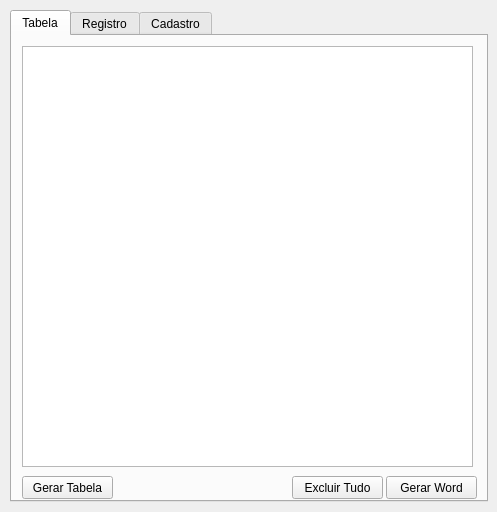
<?xml version="1.0" encoding="UTF-8"?>
<ui version="4.0">
 <class>MainWindow</class>
 <widget class="QMainWindow" name="MainWindow">
  <property name="windowModality">
   <enum>Qt::ApplicationModal</enum>
  </property>
  <property name="geometry">
   <rect>
    <x>0</x>
    <y>0</y>
    <width>497</width>
    <height>512</height>
   </rect>
  </property>
  <property name="sizePolicy">
   <sizepolicy hsizetype="Fixed" vsizetype="Fixed">
    <horstretch>0</horstretch>
    <verstretch>0</verstretch>
   </sizepolicy>
  </property>
  <property name="minimumSize">
   <size>
    <width>497</width>
    <height>512</height>
   </size>
  </property>
  <property name="maximumSize">
   <size>
    <width>497</width>
    <height>512</height>
   </size>
  </property>
  <property name="windowTitle">
   <string>Colaboradores</string>
  </property>
  <property name="layoutDirection">
   <enum>Qt::LeftToRight</enum>
  </property>
  <property name="autoFillBackground">
   <bool>true</bool>
  </property>
  <widget class="QWidget" name="centralwidget">
   <widget class="QTabWidget" name="tabWidget">
    <property name="geometry">
     <rect>
      <x>10</x>
      <y>10</y>
      <width>478</width>
      <height>492</height>
     </rect>
    </property>
    <property name="sizePolicy">
     <sizepolicy hsizetype="Expanding" vsizetype="Expanding">
      <horstretch>0</horstretch>
      <verstretch>0</verstretch>
     </sizepolicy>
    </property>
    <property name="minimumSize">
     <size>
      <width>451</width>
      <height>492</height>
     </size>
    </property>
    <property name="maximumSize">
     <size>
      <width>553</width>
      <height>490</height>
     </size>
    </property>
    <property name="font">
     <font>
      <stylestrategy>PreferDefault</stylestrategy>
     </font>
    </property>
    <property name="currentIndex">
     <number>0</number>
    </property>
    <widget class="QWidget" name="tab_tabela">
     <attribute name="title">
      <string>Tabela</string>
     </attribute>
     <widget class="QTableWidget" name="tableWidget">
      <property name="geometry">
       <rect>
        <x>10</x>
        <y>10</y>
        <width>451</width>
        <height>421</height>
       </rect>
      </property>
     </widget>
     <widget class="QPushButton" name="btn_gerar">
      <property name="geometry">
       <rect>
        <x>374</x>
        <y>440</y>
        <width>91</width>
        <height>23</height>
       </rect>
      </property>
      <property name="text">
       <string>Gerar Word</string>
      </property>
     </widget>
     <widget class="QPushButton" name="btn_excluirTabela">
      <property name="geometry">
       <rect>
        <x>280</x>
        <y>440</y>
        <width>91</width>
        <height>23</height>
       </rect>
      </property>
      <property name="text">
       <string>Excluir Tudo</string>
      </property>
     </widget>
     <widget class="QPushButton" name="btn_GerarTabela">
      <property name="geometry">
       <rect>
        <x>10</x>
        <y>440</y>
        <width>91</width>
        <height>23</height>
       </rect>
      </property>
      <property name="text">
       <string>Gerar Tabela</string>
      </property>
     </widget>
    </widget>
    <widget class="QWidget" name="tab_registro">
     <attribute name="title">
      <string>Registro</string>
     </attribute>
     <widget class="QGroupBox" name="groupBox">
      <property name="geometry">
       <rect>
        <x>0</x>
        <y>340</y>
        <width>301</width>
        <height>71</height>
       </rect>
      </property>
      <property name="title">
       <string> Tabelas</string>
      </property>
      <widget class="QLineEdit" name="edt_diaria">
       <property name="enabled">
        <bool>false</bool>
       </property>
       <property name="geometry">
        <rect>
         <x>10</x>
         <y>40</y>
         <width>61</width>
         <height>20</height>
        </rect>
       </property>
      </widget>
      <widget class="QLabel" name="label_12">
       <property name="geometry">
        <rect>
         <x>220</x>
         <y>20</y>
         <width>51</width>
         <height>16</height>
        </rect>
       </property>
       <property name="text">
        <string> V.REF.</string>
       </property>
      </widget>
      <widget class="QLabel" name="label_13">
       <property name="geometry">
        <rect>
         <x>150</x>
         <y>20</y>
         <width>61</width>
         <height>16</height>
        </rect>
       </property>
       <property name="text">
        <string> V.TRANSP.</string>
       </property>
      </widget>
      <widget class="QLabel" name="label_14">
       <property name="geometry">
        <rect>
         <x>10</x>
         <y>20</y>
         <width>51</width>
         <height>16</height>
        </rect>
       </property>
       <property name="text">
        <string> DIARIA</string>
       </property>
      </widget>
      <widget class="QLineEdit" name="edt_hextra">
       <property name="enabled">
        <bool>false</bool>
       </property>
       <property name="geometry">
        <rect>
         <x>80</x>
         <y>40</y>
         <width>61</width>
         <height>20</height>
        </rect>
       </property>
      </widget>
      <widget class="QLineEdit" name="edt_vtransp">
       <property name="enabled">
        <bool>false</bool>
       </property>
       <property name="geometry">
        <rect>
         <x>150</x>
         <y>40</y>
         <width>61</width>
         <height>20</height>
        </rect>
       </property>
      </widget>
      <widget class="QLabel" name="label_15">
       <property name="geometry">
        <rect>
         <x>80</x>
         <y>20</y>
         <width>51</width>
         <height>16</height>
        </rect>
       </property>
       <property name="text">
        <string> H.EXTRAS</string>
       </property>
      </widget>
      <widget class="QLineEdit" name="edt_vref">
       <property name="enabled">
        <bool>false</bool>
       </property>
       <property name="geometry">
        <rect>
         <x>220</x>
         <y>40</y>
         <width>61</width>
         <height>20</height>
        </rect>
       </property>
      </widget>
     </widget>
     <widget class="QGroupBox" name="groupBox_4">
      <property name="geometry">
       <rect>
        <x>310</x>
        <y>320</y>
        <width>151</width>
        <height>101</height>
       </rect>
      </property>
      <property name="title">
       <string>Calcular</string>
      </property>
      <widget class="QLineEdit" name="edt_total">
       <property name="enabled">
        <bool>false</bool>
       </property>
       <property name="geometry">
        <rect>
         <x>80</x>
         <y>70</y>
         <width>61</width>
         <height>20</height>
        </rect>
       </property>
      </widget>
      <widget class="QLabel" name="label_11">
       <property name="geometry">
        <rect>
         <x>80</x>
         <y>50</y>
         <width>61</width>
         <height>16</height>
        </rect>
       </property>
       <property name="text">
        <string> TOTAL</string>
       </property>
      </widget>
      <widget class="QLineEdit" name="edt_subtotal">
       <property name="enabled">
        <bool>false</bool>
       </property>
       <property name="geometry">
        <rect>
         <x>10</x>
         <y>70</y>
         <width>61</width>
         <height>20</height>
        </rect>
       </property>
      </widget>
      <widget class="QLabel" name="label_10">
       <property name="geometry">
        <rect>
         <x>10</x>
         <y>50</y>
         <width>61</width>
         <height>16</height>
        </rect>
       </property>
       <property name="text">
        <string> SUBTOTAL</string>
       </property>
      </widget>
      <widget class="QPushButton" name="btn_calcular">
       <property name="geometry">
        <rect>
         <x>40</x>
         <y>20</y>
         <width>75</width>
         <height>23</height>
        </rect>
       </property>
       <property name="text">
        <string>Calcular</string>
       </property>
      </widget>
     </widget>
     <widget class="QLineEdit" name="edt_id">
      <property name="enabled">
       <bool>false</bool>
      </property>
      <property name="geometry">
       <rect>
        <x>400</x>
        <y>30</y>
        <width>61</width>
        <height>20</height>
       </rect>
      </property>
     </widget>
     <widget class="QPushButton" name="btn_salvarRegistro">
      <property name="geometry">
       <rect>
        <x>390</x>
        <y>430</y>
        <width>75</width>
        <height>23</height>
       </rect>
      </property>
      <property name="text">
       <string>Salvar</string>
      </property>
     </widget>
     <widget class="QDateEdit" name="datafinal">
      <property name="geometry">
       <rect>
        <x>130</x>
        <y>30</y>
        <width>91</width>
        <height>22</height>
       </rect>
      </property>
      <property name="inputMethodHints">
       <set>Qt::ImhNone</set>
      </property>
      <property name="showGroupSeparator" stdset="0">
       <bool>true</bool>
      </property>
      <property name="dateTime">
       <datetime>
        <hour>9</hour>
        <minute>0</minute>
        <second>0</second>
        <year>2023</year>
        <month>1</month>
        <day>1</day>
       </datetime>
      </property>
      <property name="minimumDateTime">
       <datetime>
        <hour>3</hour>
        <minute>0</minute>
        <second>0</second>
        <year>1900</year>
        <month>9</month>
        <day>14</day>
       </datetime>
      </property>
      <property name="currentSection">
       <enum>QDateTimeEdit::MonthSection</enum>
      </property>
      <property name="calendarPopup">
       <bool>true</bool>
      </property>
      <property name="timeSpec">
       <enum>Qt::LocalTime</enum>
      </property>
     </widget>
     <widget class="QGroupBox" name="groupBox_2">
      <property name="geometry">
       <rect>
        <x>10</x>
        <y>240</y>
        <width>171</width>
        <height>71</height>
       </rect>
      </property>
      <property name="title">
       <string>-</string>
      </property>
      <widget class="QLineEdit" name="edt_vale">
       <property name="geometry">
        <rect>
         <x>80</x>
         <y>40</y>
         <width>61</width>
         <height>20</height>
        </rect>
       </property>
      </widget>
      <widget class="QLabel" name="label_8">
       <property name="geometry">
        <rect>
         <x>10</x>
         <y>20</y>
         <width>51</width>
         <height>16</height>
        </rect>
       </property>
       <property name="text">
        <string> AD VALE</string>
       </property>
      </widget>
      <widget class="QLabel" name="label_9">
       <property name="geometry">
        <rect>
         <x>80</x>
         <y>20</y>
         <width>61</width>
         <height>16</height>
        </rect>
       </property>
       <property name="text">
        <string> VALE</string>
       </property>
      </widget>
      <widget class="QLineEdit" name="edt_advale">
       <property name="geometry">
        <rect>
         <x>10</x>
         <y>40</y>
         <width>61</width>
         <height>20</height>
        </rect>
       </property>
      </widget>
     </widget>
     <widget class="QDateEdit" name="datainicial">
      <property name="geometry">
       <rect>
        <x>10</x>
        <y>30</y>
        <width>91</width>
        <height>22</height>
       </rect>
      </property>
      <property name="minimumSize">
       <size>
        <width>81</width>
        <height>22</height>
       </size>
      </property>
      <property name="dateTime">
       <datetime>
        <hour>12</hour>
        <minute>0</minute>
        <second>0</second>
        <year>2023</year>
        <month>1</month>
        <day>1</day>
       </datetime>
      </property>
      <property name="minimumDateTime">
       <datetime>
        <hour>3</hour>
        <minute>0</minute>
        <second>0</second>
        <year>1900</year>
        <month>9</month>
        <day>14</day>
       </datetime>
      </property>
      <property name="minimumDate">
       <date>
        <year>1900</year>
        <month>9</month>
        <day>14</day>
       </date>
      </property>
      <property name="calendarPopup">
       <bool>true</bool>
      </property>
      <property name="timeSpec">
       <enum>Qt::LocalTime</enum>
      </property>
     </widget>
     <widget class="QGroupBox" name="groupBox_3">
      <property name="geometry">
       <rect>
        <x>10</x>
        <y>140</y>
        <width>291</width>
        <height>80</height>
       </rect>
      </property>
      <property name="title">
       <string>+</string>
      </property>
      <widget class="QLabel" name="label_6">
       <property name="geometry">
        <rect>
         <x>220</x>
         <y>20</y>
         <width>51</width>
         <height>16</height>
        </rect>
       </property>
       <property name="text">
        <string> V.R.</string>
       </property>
      </widget>
      <widget class="QLineEdit" name="edt_dias">
       <property name="geometry">
        <rect>
         <x>10</x>
         <y>40</y>
         <width>61</width>
         <height>20</height>
        </rect>
       </property>
      </widget>
      <widget class="QLineEdit" name="edt_vt">
       <property name="geometry">
        <rect>
         <x>150</x>
         <y>40</y>
         <width>61</width>
         <height>20</height>
        </rect>
       </property>
      </widget>
      <widget class="QLineEdit" name="edt_vr">
       <property name="geometry">
        <rect>
         <x>220</x>
         <y>40</y>
         <width>61</width>
         <height>20</height>
        </rect>
       </property>
      </widget>
      <widget class="QLabel" name="label_4">
       <property name="geometry">
        <rect>
         <x>80</x>
         <y>20</y>
         <width>51</width>
         <height>16</height>
        </rect>
       </property>
       <property name="text">
        <string> H.E.</string>
       </property>
      </widget>
      <widget class="QLineEdit" name="edt_he">
       <property name="geometry">
        <rect>
         <x>80</x>
         <y>40</y>
         <width>61</width>
         <height>20</height>
        </rect>
       </property>
      </widget>
      <widget class="QLabel" name="label_3">
       <property name="geometry">
        <rect>
         <x>10</x>
         <y>20</y>
         <width>61</width>
         <height>16</height>
        </rect>
       </property>
       <property name="text">
        <string> DIAS TR</string>
       </property>
      </widget>
      <widget class="QLabel" name="label_5">
       <property name="geometry">
        <rect>
         <x>150</x>
         <y>20</y>
         <width>51</width>
         <height>16</height>
        </rect>
       </property>
       <property name="text">
        <string> V.T.</string>
       </property>
      </widget>
     </widget>
     <widget class="QLabel" name="label_2">
      <property name="geometry">
       <rect>
        <x>130</x>
        <y>10</y>
        <width>111</width>
        <height>16</height>
       </rect>
      </property>
      <property name="text">
       <string>Data Final</string>
      </property>
     </widget>
     <widget class="QPushButton" name="btn_limparRegistro">
      <property name="geometry">
       <rect>
        <x>310</x>
        <y>430</y>
        <width>75</width>
        <height>23</height>
       </rect>
      </property>
      <property name="text">
       <string>Limpar</string>
      </property>
     </widget>
     <widget class="QLabel" name="label_7">
      <property name="geometry">
       <rect>
        <x>10</x>
        <y>80</y>
        <width>91</width>
        <height>16</height>
       </rect>
      </property>
      <property name="text">
       <string>Nome Completo</string>
      </property>
     </widget>
     <widget class="QLabel" name="label">
      <property name="geometry">
       <rect>
        <x>10</x>
        <y>10</y>
        <width>111</width>
        <height>16</height>
       </rect>
      </property>
      <property name="text">
       <string>Data Inicial</string>
      </property>
     </widget>
     <widget class="QPushButton" name="btn_excluirRegistro">
      <property name="geometry">
       <rect>
        <x>230</x>
        <y>430</y>
        <width>75</width>
        <height>23</height>
       </rect>
      </property>
      <property name="text">
       <string>Excluir</string>
      </property>
     </widget>
     <widget class="QComboBox" name="comboBox_nome">
      <property name="enabled">
       <bool>true</bool>
      </property>
      <property name="geometry">
       <rect>
        <x>10</x>
        <y>100</y>
        <width>411</width>
        <height>22</height>
       </rect>
      </property>
      <property name="editable">
       <bool>true</bool>
      </property>
     </widget>
    </widget>
    <widget class="QWidget" name="tab_cadastro">
     <attribute name="title">
      <string>Cadastro</string>
     </attribute>
     <widget class="QGroupBox" name="groupBox_10">
      <property name="geometry">
       <rect>
        <x>10</x>
        <y>340</y>
        <width>451</width>
        <height>111</height>
       </rect>
      </property>
      <property name="title">
       <string> Tabelas</string>
      </property>
      <widget class="QLineEdit" name="edt_diariaCad">
       <property name="geometry">
        <rect>
         <x>50</x>
         <y>40</y>
         <width>61</width>
         <height>20</height>
        </rect>
       </property>
      </widget>
      <widget class="QLabel" name="label_46">
       <property name="geometry">
        <rect>
         <x>260</x>
         <y>20</y>
         <width>51</width>
         <height>16</height>
        </rect>
       </property>
       <property name="text">
        <string> V.REF.</string>
       </property>
      </widget>
      <widget class="QLabel" name="label_47">
       <property name="geometry">
        <rect>
         <x>190</x>
         <y>20</y>
         <width>61</width>
         <height>16</height>
        </rect>
       </property>
       <property name="text">
        <string> V.TRANSP.</string>
       </property>
      </widget>
      <widget class="QLabel" name="label_48">
       <property name="geometry">
        <rect>
         <x>50</x>
         <y>20</y>
         <width>51</width>
         <height>16</height>
        </rect>
       </property>
       <property name="text">
        <string> DIARIA</string>
       </property>
      </widget>
      <widget class="QLineEdit" name="edt_hextraCad">
       <property name="geometry">
        <rect>
         <x>120</x>
         <y>40</y>
         <width>61</width>
         <height>20</height>
        </rect>
       </property>
      </widget>
      <widget class="QLineEdit" name="edt_vtranspCad">
       <property name="geometry">
        <rect>
         <x>190</x>
         <y>40</y>
         <width>61</width>
         <height>20</height>
        </rect>
       </property>
      </widget>
      <widget class="QLabel" name="label_49">
       <property name="geometry">
        <rect>
         <x>120</x>
         <y>20</y>
         <width>51</width>
         <height>16</height>
        </rect>
       </property>
       <property name="text">
        <string> H.EXTRAS</string>
       </property>
      </widget>
      <widget class="QLineEdit" name="edt_vrefCad">
       <property name="geometry">
        <rect>
         <x>260</x>
         <y>40</y>
         <width>61</width>
         <height>20</height>
        </rect>
       </property>
      </widget>
      <widget class="QPushButton" name="btn_salvarTabela">
       <property name="geometry">
        <rect>
         <x>370</x>
         <y>80</y>
         <width>75</width>
         <height>23</height>
        </rect>
       </property>
       <property name="text">
        <string>Salvar</string>
       </property>
      </widget>
     </widget>
     <widget class="QGroupBox" name="groupBox_11">
      <property name="geometry">
       <rect>
        <x>10</x>
        <y>10</y>
        <width>451</width>
        <height>181</height>
       </rect>
      </property>
      <property name="title">
       <string>Colaborador</string>
      </property>
      <widget class="QPushButton" name="btn_salvarCadastro">
       <property name="geometry">
        <rect>
         <x>370</x>
         <y>140</y>
         <width>75</width>
         <height>23</height>
        </rect>
       </property>
       <property name="text">
        <string>Salvar</string>
       </property>
      </widget>
      <widget class="QLineEdit" name="edt_idCad">
       <property name="enabled">
        <bool>false</bool>
       </property>
       <property name="geometry">
        <rect>
         <x>10</x>
         <y>40</y>
         <width>51</width>
         <height>20</height>
        </rect>
       </property>
      </widget>
      <widget class="QLabel" name="label_20">
       <property name="geometry">
        <rect>
         <x>10</x>
         <y>70</y>
         <width>101</width>
         <height>16</height>
        </rect>
       </property>
       <property name="text">
        <string> Função:</string>
       </property>
      </widget>
      <widget class="QLineEdit" name="edt_cpfCad">
       <property name="geometry">
        <rect>
         <x>180</x>
         <y>90</y>
         <width>121</width>
         <height>20</height>
        </rect>
       </property>
       <property name="text">
        <string/>
       </property>
      </widget>
      <widget class="QLabel" name="label_17">
       <property name="geometry">
        <rect>
         <x>10</x>
         <y>120</y>
         <width>101</width>
         <height>16</height>
        </rect>
       </property>
       <property name="text">
        <string> CNH:</string>
       </property>
      </widget>
      <widget class="QLineEdit" name="edt_cnhCad">
       <property name="geometry">
        <rect>
         <x>10</x>
         <y>140</y>
         <width>121</width>
         <height>20</height>
        </rect>
       </property>
       <property name="text">
        <string/>
       </property>
      </widget>
      <widget class="QComboBox" name="comboBox_funcaoColab">
       <property name="enabled">
        <bool>true</bool>
       </property>
       <property name="geometry">
        <rect>
         <x>10</x>
         <y>90</y>
         <width>161</width>
         <height>22</height>
        </rect>
       </property>
       <property name="editable">
        <bool>true</bool>
       </property>
      </widget>
      <widget class="QLineEdit" name="edt_rgCad">
       <property name="geometry">
        <rect>
         <x>310</x>
         <y>90</y>
         <width>121</width>
         <height>20</height>
        </rect>
       </property>
       <property name="text">
        <string/>
       </property>
      </widget>
      <widget class="QLabel" name="label_18">
       <property name="geometry">
        <rect>
         <x>180</x>
         <y>70</y>
         <width>101</width>
         <height>16</height>
        </rect>
       </property>
       <property name="text">
        <string> CPF:</string>
       </property>
      </widget>
      <widget class="QLabel" name="label_26">
       <property name="geometry">
        <rect>
         <x>10</x>
         <y>20</y>
         <width>51</width>
         <height>16</height>
        </rect>
       </property>
       <property name="text">
        <string> Códico:</string>
       </property>
      </widget>
      <widget class="QLabel" name="label_25">
       <property name="geometry">
        <rect>
         <x>70</x>
         <y>20</y>
         <width>121</width>
         <height>16</height>
        </rect>
       </property>
       <property name="text">
        <string> Nome Completo:</string>
       </property>
      </widget>
      <widget class="QLabel" name="label_22">
       <property name="geometry">
        <rect>
         <x>310</x>
         <y>70</y>
         <width>101</width>
         <height>16</height>
        </rect>
       </property>
       <property name="text">
        <string> RG:</string>
       </property>
      </widget>
      <widget class="QPushButton" name="btn_excluirCad">
       <property name="geometry">
        <rect>
         <x>290</x>
         <y>140</y>
         <width>75</width>
         <height>23</height>
        </rect>
       </property>
       <property name="text">
        <string>Excluir</string>
       </property>
      </widget>
      <widget class="QComboBox" name="comboBox_nomeCad">
       <property name="enabled">
        <bool>true</bool>
       </property>
       <property name="geometry">
        <rect>
         <x>70</x>
         <y>40</y>
         <width>371</width>
         <height>22</height>
        </rect>
       </property>
       <property name="editable">
        <bool>true</bool>
       </property>
      </widget>
     </widget>
     <widget class="QGroupBox" name="groupBox_12">
      <property name="geometry">
       <rect>
        <x>10</x>
        <y>200</y>
        <width>451</width>
        <height>121</height>
       </rect>
      </property>
      <property name="title">
       <string>Fuções</string>
      </property>
      <widget class="QLabel" name="label_50">
       <property name="geometry">
        <rect>
         <x>10</x>
         <y>20</y>
         <width>121</width>
         <height>16</height>
        </rect>
       </property>
       <property name="text">
        <string> Fução:</string>
       </property>
      </widget>
      <widget class="QPushButton" name="btn_salvarFucao">
       <property name="geometry">
        <rect>
         <x>370</x>
         <y>90</y>
         <width>75</width>
         <height>23</height>
        </rect>
       </property>
       <property name="text">
        <string>Salvar</string>
       </property>
      </widget>
      <widget class="QComboBox" name="comboBox_funcaoCad">
       <property name="enabled">
        <bool>true</bool>
       </property>
       <property name="geometry">
        <rect>
         <x>10</x>
         <y>40</y>
         <width>371</width>
         <height>22</height>
        </rect>
       </property>
       <property name="editable">
        <bool>true</bool>
       </property>
      </widget>
      <widget class="QPushButton" name="btn_excluirFucao">
       <property name="geometry">
        <rect>
         <x>290</x>
         <y>90</y>
         <width>75</width>
         <height>23</height>
        </rect>
       </property>
       <property name="text">
        <string>Excluir</string>
       </property>
      </widget>
     </widget>
    </widget>
   </widget>
  </widget>
 </widget>
 <tabstops>
  <tabstop>tabWidget</tabstop>
  <tabstop>tableWidget</tabstop>
  <tabstop>btn_gerar</tabstop>
  <tabstop>btn_excluirTabela</tabstop>
  <tabstop>edt_hextra</tabstop>
  <tabstop>datainicial</tabstop>
  <tabstop>datafinal</tabstop>
  <tabstop>comboBox_nome</tabstop>
  <tabstop>edt_dias</tabstop>
  <tabstop>edt_he</tabstop>
  <tabstop>edt_vt</tabstop>
  <tabstop>edt_vr</tabstop>
  <tabstop>edt_advale</tabstop>
  <tabstop>edt_vale</tabstop>
  <tabstop>btn_calcular</tabstop>
  <tabstop>btn_salvarRegistro</tabstop>
  <tabstop>btn_limparRegistro</tabstop>
  <tabstop>btn_excluirRegistro</tabstop>
  <tabstop>edt_diaria</tabstop>
  <tabstop>edt_vtransp</tabstop>
  <tabstop>edt_vref</tabstop>
  <tabstop>edt_total</tabstop>
  <tabstop>edt_subtotal</tabstop>
  <tabstop>edt_diariaCad</tabstop>
  <tabstop>edt_hextraCad</tabstop>
  <tabstop>edt_vtranspCad</tabstop>
  <tabstop>edt_vrefCad</tabstop>
  <tabstop>btn_salvarTabela</tabstop>
  <tabstop>edt_idCad</tabstop>
  <tabstop>comboBox_funcaoColab</tabstop>
  <tabstop>edt_cpfCad</tabstop>
  <tabstop>edt_rgCad</tabstop>
  <tabstop>edt_cnhCad</tabstop>
  <tabstop>btn_salvarCadastro</tabstop>
  <tabstop>comboBox_funcaoCad</tabstop>
  <tabstop>btn_salvarFucao</tabstop>
  <tabstop>btn_excluirFucao</tabstop>
  <tabstop>btn_GerarTabela</tabstop>
  <tabstop>edt_id</tabstop>
 </tabstops>
 <resources/>
 <connections/>
</ui>
